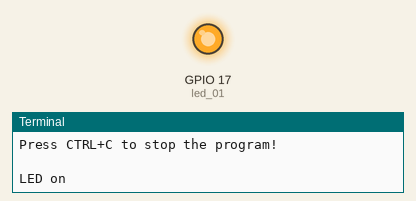
A program run on a simulated Raspberry Pi (BCM pin numbers). Parts: output pins drawn as LEDs (lit = HIGH), the last lines printed to the terminal.

Above: at 1.0 s.
At 3.0 s:
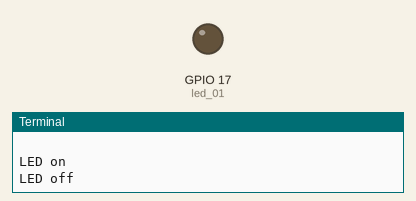
Timing chart, 0 to 5.2 s (numbered marks = the images above):
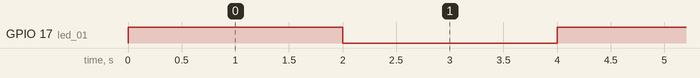

The program:

02_led_blink.py
```python
from gpiozero import LED
from time import sleep

led_01 = LED(17)

try:
    print("Press CTRL+C to stop the program!")
    print()
    while True:
        led_01.on()
        print("LED on")
        sleep(2)
        led_01.off()
        print("LED off")
        sleep(2)
except KeyboardInterrupt:
    print("Stopping!")
    led_01.off()
```

Measured:
- by itself, GPIO 17 (led_01): alternates HIGH for 2.0 s and LOW for 2.0 s
